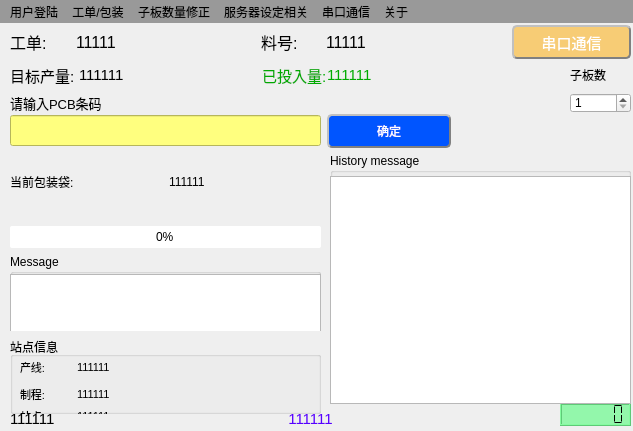
<?xml version="1.0" encoding="UTF-8"?>
<ui version="4.0">
 <class>MainWindow</class>
 <widget class="QMainWindow" name="MainWindow">
  <property name="geometry">
   <rect>
    <x>0</x>
    <y>0</y>
    <width>633</width>
    <height>431</height>
   </rect>
  </property>
  <property name="sizeIncrement">
   <size>
    <width>0</width>
    <height>0</height>
   </size>
  </property>
  <property name="windowTitle">
   <string>H16/H17 SMT Input</string>
  </property>
  <property name="layoutDirection">
   <enum>Qt::LeftToRight</enum>
  </property>
  <property name="autoFillBackground">
   <bool>false</bool>
  </property>
  <property name="styleSheet">
   <string notr="true">QPushButton {
	height: 30px;
}
QLabel[subBoard=&quot;nums&quot;] {
	font-size: 14px;
	color: red;
	align: center;
}
#lineEdit {
	height:25px;
}
</string>
  </property>
  <property name="toolButtonStyle">
   <enum>Qt::ToolButtonIconOnly</enum>
  </property>
  <property name="animated">
   <bool>true</bool>
  </property>
  <property name="dockOptions">
   <set>QMainWindow::AllowTabbedDocks|QMainWindow::AnimatedDocks</set>
  </property>
  <widget class="QWidget" name="centralwidget">
   <widget class="QLCDNumber" name="lcdNumber">
    <property name="geometry">
     <rect>
      <x>560</x>
      <y>380</y>
      <width>71</width>
      <height>23</height>
     </rect>
    </property>
    <property name="font">
     <font>
      <weight>75</weight>
      <italic>false</italic>
      <bold>true</bold>
     </font>
    </property>
    <property name="autoFillBackground">
     <bool>false</bool>
    </property>
    <property name="styleSheet">
     <string notr="true">background-color: rgba(84, 253, 124,150);
</string>
    </property>
    <property name="smallDecimalPoint">
     <bool>true</bool>
    </property>
    <property name="segmentStyle">
     <enum>QLCDNumber::Flat</enum>
    </property>
   </widget>
   <widget class="QGroupBox" name="groupBox_2">
    <property name="geometry">
     <rect>
      <x>330</x>
      <y>130</y>
      <width>301</width>
      <height>251</height>
     </rect>
    </property>
    <property name="title">
     <string>History message</string>
    </property>
    <widget class="QTextBrowser" name="textBrowser">
     <property name="geometry">
      <rect>
       <x>0</x>
       <y>23</y>
       <width>301</width>
       <height>228</height>
      </rect>
     </property>
    </widget>
   </widget>
   <widget class="QLabel" name="label_15">
    <property name="geometry">
     <rect>
      <x>10</x>
      <y>385</y>
      <width>131</width>
      <height>21</height>
     </rect>
    </property>
    <property name="font">
     <font>
      <pointsize>11</pointsize>
     </font>
    </property>
    <property name="text">
     <string>111111</string>
    </property>
   </widget>
   <widget class="QLabel" name="label_16">
    <property name="geometry">
     <rect>
      <x>200</x>
      <y>385</y>
      <width>221</width>
      <height>21</height>
     </rect>
    </property>
    <property name="sizeIncrement">
     <size>
      <width>2</width>
      <height>0</height>
     </size>
    </property>
    <property name="font">
     <font>
      <pointsize>11</pointsize>
     </font>
    </property>
    <property name="layoutDirection">
     <enum>Qt::LeftToRight</enum>
    </property>
    <property name="styleSheet">
     <string notr="true">color: rgb(85, 0, 255);</string>
    </property>
    <property name="text">
     <string notr="true" extracomment="0">111111</string>
    </property>
    <property name="alignment">
     <set>Qt::AlignCenter</set>
    </property>
   </widget>
   <widget class="QWidget" name="">
    <property name="geometry">
     <rect>
      <x>10</x>
      <y>0</y>
      <width>621</width>
      <height>38</height>
     </rect>
    </property>
    <layout class="QHBoxLayout" name="horizontalLayout" stretch="1,3,1,3,2">
     <property name="topMargin">
      <number>0</number>
     </property>
     <item>
      <widget class="QLabel" name="label_2">
       <property name="font">
        <font>
         <pointsize>12</pointsize>
        </font>
       </property>
       <property name="text">
        <string>工单: </string>
       </property>
      </widget>
     </item>
     <item>
      <widget class="QLabel" name="label_19">
       <property name="font">
        <font>
         <pointsize>12</pointsize>
        </font>
       </property>
       <property name="text">
        <string>11111</string>
       </property>
       <property name="margin">
        <number>10</number>
       </property>
      </widget>
     </item>
     <item>
      <widget class="QLabel" name="label_3">
       <property name="font">
        <font>
         <pointsize>12</pointsize>
        </font>
       </property>
       <property name="text">
        <string>料号: </string>
       </property>
       <property name="margin">
        <number>6</number>
       </property>
      </widget>
     </item>
     <item>
      <widget class="QLabel" name="label_20">
       <property name="font">
        <font>
         <pointsize>12</pointsize>
        </font>
       </property>
       <property name="text">
        <string>11111</string>
       </property>
       <property name="margin">
        <number>6</number>
       </property>
      </widget>
     </item>
     <item>
      <widget class="QPushButton" name="pushButton_2">
       <property name="font">
        <font>
         <pointsize>-1</pointsize>
         <weight>50</weight>
         <italic>false</italic>
         <bold>false</bold>
         <underline>false</underline>
         <strikeout>false</strikeout>
         <kerning>true</kerning>
        </font>
       </property>
       <property name="mouseTracking">
        <bool>false</bool>
       </property>
       <property name="acceptDrops">
        <bool>false</bool>
       </property>
       <property name="autoFillBackground">
        <bool>false</bool>
       </property>
       <property name="styleSheet">
        <string notr="true">QPushButton{font-size:15px;background-color:rgba(255, 170, 0, 130); color: white; border-radius:5px; border:2px groove gray; border-style: outset;}
QPushButton:hover{background-color:#00ff00; color: black;}
QPushButton:pressed{background-color:rgb(85, 170, 255);
    border-style: inset;}</string>
       </property>
       <property name="text">
        <string>串口通信</string>
       </property>
       <property name="autoDefault">
        <bool>false</bool>
       </property>
       <property name="default">
        <bool>false</bool>
       </property>
       <property name="flat">
        <bool>false</bool>
       </property>
      </widget>
     </item>
    </layout>
   </widget>
   <widget class="QWidget" name="">
    <property name="geometry">
     <rect>
      <x>10</x>
      <y>36</y>
      <width>621</width>
      <height>32</height>
     </rect>
    </property>
    <layout class="QHBoxLayout" name="horizontalLayout_2" stretch="1,3,1,3,1,1">
     <property name="spacing">
      <number>0</number>
     </property>
     <property name="sizeConstraint">
      <enum>QLayout::SetDefaultConstraint</enum>
     </property>
     <property name="topMargin">
      <number>0</number>
     </property>
     <item>
      <widget class="QLabel" name="label_4">
       <property name="font">
        <font>
         <pointsize>11</pointsize>
        </font>
       </property>
       <property name="text">
        <string>目标产量: </string>
       </property>
      </widget>
     </item>
     <item>
      <widget class="QLabel" name="label_17">
       <property name="font">
        <font>
         <pointsize>11</pointsize>
        </font>
       </property>
       <property name="styleSheet">
        <string notr="true"/>
       </property>
       <property name="text">
        <string>111111</string>
       </property>
      </widget>
     </item>
     <item>
      <widget class="QLabel" name="label_5">
       <property name="font">
        <font>
         <pointsize>11</pointsize>
        </font>
       </property>
       <property name="autoFillBackground">
        <bool>false</bool>
       </property>
       <property name="styleSheet">
        <string notr="true">color: rgb(0, 170, 0);</string>
       </property>
       <property name="text">
        <string>已投入量:</string>
       </property>
      </widget>
     </item>
     <item>
      <widget class="QLabel" name="label_18">
       <property name="font">
        <font>
         <pointsize>11</pointsize>
        </font>
       </property>
       <property name="autoFillBackground">
        <bool>false</bool>
       </property>
       <property name="styleSheet">
        <string notr="true">color: rgb(0, 170, 0);</string>
       </property>
       <property name="text">
        <string>111111</string>
       </property>
      </widget>
     </item>
     <item>
      <spacer name="horizontalSpacer">
       <property name="orientation">
        <enum>Qt::Horizontal</enum>
       </property>
       <property name="sizeHint" stdset="0">
        <size>
         <width>40</width>
         <height>20</height>
        </size>
       </property>
      </spacer>
     </item>
     <item>
      <widget class="QLabel" name="label_8">
       <property name="text">
        <string>子板数</string>
       </property>
       <property name="margin">
        <number>8</number>
       </property>
       <property name="subBoard" stdset="0">
        <string>nums</string>
       </property>
      </widget>
     </item>
    </layout>
   </widget>
   <widget class="QWidget" name="">
    <property name="geometry">
     <rect>
      <x>10</x>
      <y>70</y>
      <width>621</width>
      <height>20</height>
     </rect>
    </property>
    <layout class="QHBoxLayout" name="horizontalLayout_3" stretch="9,1">
     <item>
      <widget class="QLabel" name="label">
       <property name="font">
        <font>
         <pointsize>10</pointsize>
        </font>
       </property>
       <property name="text">
        <string>请输入PCB条码</string>
       </property>
      </widget>
     </item>
     <item>
      <widget class="QSpinBox" name="spinBox">
       <property name="minimum">
        <number>1</number>
       </property>
      </widget>
     </item>
    </layout>
   </widget>
   <widget class="QWidget" name="">
    <property name="geometry">
     <rect>
      <x>10</x>
      <y>90</y>
      <width>441</width>
      <height>36</height>
     </rect>
    </property>
    <layout class="QHBoxLayout" name="horizontalLayout_4" stretch="5,2">
     <item>
      <widget class="QLineEdit" name="lineEdit">
       <property name="font">
        <font>
         <pointsize>12</pointsize>
        </font>
       </property>
       <property name="styleSheet">
        <string notr="true">background-color: rgb(255, 255, 127);</string>
       </property>
       <property name="text">
        <string/>
       </property>
      </widget>
     </item>
     <item>
      <widget class="QPushButton" name="pushButton">
       <property name="font">
        <font>
         <weight>50</weight>
         <italic>false</italic>
         <bold>false</bold>
         <underline>false</underline>
         <strikeout>false</strikeout>
         <kerning>true</kerning>
        </font>
       </property>
       <property name="mouseTracking">
        <bool>false</bool>
       </property>
       <property name="acceptDrops">
        <bool>false</bool>
       </property>
       <property name="autoFillBackground">
        <bool>false</bool>
       </property>
       <property name="styleSheet">
        <string notr="true">QPushButton{background-color:#0055ff; color: white; border-radius:5px; border:2px groove gray; border-style: outset;}
QPushButton:hover{background-color:rgba(255, 170, 0, 130); color: black;}
QPushButton:pressed{background-color:rgb(85, 170, 255);
    border-style: inset;}</string>
       </property>
       <property name="text">
        <string>确定</string>
       </property>
       <property name="autoDefault">
        <bool>false</bool>
       </property>
       <property name="default">
        <bool>false</bool>
       </property>
       <property name="flat">
        <bool>false</bool>
       </property>
      </widget>
     </item>
    </layout>
   </widget>
   <widget class="QWidget" name="">
    <property name="geometry">
     <rect>
      <x>10</x>
      <y>120</y>
      <width>311</width>
      <height>271</height>
     </rect>
    </property>
    <layout class="QVBoxLayout" name="verticalLayout_2">
     <item>
      <layout class="QHBoxLayout" name="horizontalLayout_5">
       <property name="spacing">
        <number>6</number>
       </property>
       <item>
        <widget class="QLabel" name="label_7">
         <property name="font">
          <font>
           <pointsize>9</pointsize>
          </font>
         </property>
         <property name="text">
          <string>当前包装袋:</string>
         </property>
         <property name="currentPack" stdset="0">
          <string>auto1</string>
         </property>
        </widget>
       </item>
       <item>
        <widget class="QLabel" name="label_6">
         <property name="font">
          <font>
           <pointsize>9</pointsize>
          </font>
         </property>
         <property name="mouseTracking">
          <bool>true</bool>
         </property>
         <property name="styleSheet">
          <string notr="true"/>
         </property>
         <property name="text">
          <string>111111</string>
         </property>
        </widget>
       </item>
      </layout>
     </item>
     <item>
      <widget class="QProgressBar" name="progressBar">
       <property name="styleSheet">
        <string notr="true">QProgressBar {
   border-radius: 2px;
   background-color: #FFFFFF;
}
 
QProgressBar::chunk {
   border-radius: 2px;
   background-color: #55aaff;
}
 
QProgressBar {
   text-align: center;
}</string>
       </property>
       <property name="value">
        <number>0</number>
       </property>
       <property name="format">
        <string>%p%</string>
       </property>
      </widget>
     </item>
     <item>
      <widget class="QGroupBox" name="groupBox">
       <property name="title">
        <string notr="true">Message</string>
       </property>
       <widget class="QWidget" name="">
        <property name="geometry">
         <rect>
          <x>0</x>
          <y>0</y>
          <width>311</width>
          <height>111</height>
         </rect>
        </property>
        <layout class="QVBoxLayout" name="verticalLayout">
         <item>
          <widget class="QLabel" name="label_21">
           <property name="text">
            <string/>
           </property>
          </widget>
         </item>
         <item>
          <widget class="QTextBrowser" name="textBrowser_2"/>
         </item>
        </layout>
       </widget>
      </widget>
     </item>
     <item>
      <widget class="QGroupBox" name="groupBox_3">
       <property name="font">
        <font>
         <weight>50</weight>
         <bold>false</bold>
         <kerning>true</kerning>
        </font>
       </property>
       <property name="title">
        <string>站点信息</string>
       </property>
       <property name="flat">
        <bool>false</bool>
       </property>
       <widget class="QWidget" name="">
        <property name="geometry">
         <rect>
          <x>10</x>
          <y>20</y>
          <width>211</width>
          <height>21</height>
         </rect>
        </property>
        <layout class="QHBoxLayout" name="horizontalLayout_6" stretch="1,3">
         <item>
          <widget class="QLabel" name="label_9">
           <property name="font">
            <font>
             <pointsize>8</pointsize>
            </font>
           </property>
           <property name="text">
            <string>产线: </string>
           </property>
          </widget>
         </item>
         <item>
          <widget class="QLabel" name="label_12">
           <property name="font">
            <font>
             <pointsize>8</pointsize>
            </font>
           </property>
           <property name="text">
            <string>111111</string>
           </property>
          </widget>
         </item>
        </layout>
       </widget>
       <widget class="QWidget" name="">
        <property name="geometry">
         <rect>
          <x>10</x>
          <y>47</y>
          <width>211</width>
          <height>21</height>
         </rect>
        </property>
        <layout class="QHBoxLayout" name="horizontalLayout_7" stretch="1,3">
         <item>
          <widget class="QLabel" name="label_10">
           <property name="font">
            <font>
             <pointsize>8</pointsize>
            </font>
           </property>
           <property name="text">
            <string>制程: </string>
           </property>
          </widget>
         </item>
         <item>
          <widget class="QLabel" name="label_13">
           <property name="font">
            <font>
             <pointsize>8</pointsize>
            </font>
           </property>
           <property name="text">
            <string>111111</string>
           </property>
          </widget>
         </item>
        </layout>
       </widget>
       <widget class="QWidget" name="">
        <property name="geometry">
         <rect>
          <x>10</x>
          <y>69</y>
          <width>211</width>
          <height>21</height>
         </rect>
        </property>
        <layout class="QHBoxLayout" name="horizontalLayout_8" stretch="1,3">
         <item>
          <widget class="QLabel" name="label_11">
           <property name="font">
            <font>
             <pointsize>8</pointsize>
            </font>
           </property>
           <property name="text">
            <string>站点:</string>
           </property>
          </widget>
         </item>
         <item>
          <widget class="QLabel" name="label_14">
           <property name="font">
            <font>
             <pointsize>8</pointsize>
            </font>
           </property>
           <property name="text">
            <string>111111</string>
           </property>
          </widget>
         </item>
        </layout>
       </widget>
      </widget>
     </item>
    </layout>
   </widget>
  </widget>
  <widget class="QMenuBar" name="menubar">
   <property name="geometry">
    <rect>
     <x>0</x>
     <y>0</y>
     <width>633</width>
     <height>23</height>
    </rect>
   </property>
   <property name="styleSheet">
    <string notr="true">QMenuBar:item{background-color:#999999;}QMenuBar{background-color:#999999;}</string>
   </property>
   <widget class="QMenu" name="menusetting">
    <property name="title">
     <string>服务器设定相关</string>
    </property>
    <addaction name="actionurl_setting"/>
    <addaction name="actionTerminal_ID_setting"/>
    <addaction name="actionCMD_setting"/>
    <addaction name="separator"/>
   </widget>
   <widget class="QMenu" name="menuinfor">
    <property name="title">
     <string>用户登陆</string>
    </property>
    <addaction name="actionUser_Login"/>
    <addaction name="actionUser_Logoff"/>
    <addaction name="separator"/>
   </widget>
   <widget class="QMenu" name="menuWork_Order">
    <property name="title">
     <string>工单/包装</string>
    </property>
    <addaction name="actionChange_Work_Order"/>
    <addaction name="separator"/>
    <addaction name="action_2"/>
    <addaction name="separator"/>
    <addaction name="actionPCB"/>
   </widget>
   <widget class="QMenu" name="menu">
    <property name="title">
     <string>串口通信</string>
    </property>
    <addaction name="action_3"/>
    <addaction name="separator"/>
    <addaction name="action_5"/>
   </widget>
   <widget class="QMenu" name="menu_2">
    <property name="title">
     <string>子板数量修正</string>
    </property>
    <addaction name="action_6"/>
    <addaction name="action_7"/>
   </widget>
   <widget class="QMenu" name="menu_3">
    <property name="title">
     <string>关于</string>
    </property>
    <addaction name="actionFor_H26_H27_SMT"/>
    <addaction name="separator"/>
    <addaction name="actionVersion_1_0"/>
    <addaction name="action2020_6_28"/>
   </widget>
   <addaction name="menuinfor"/>
   <addaction name="menuWork_Order"/>
   <addaction name="menu_2"/>
   <addaction name="menusetting"/>
   <addaction name="menu"/>
   <addaction name="menu_3"/>
  </widget>
  <action name="actionurl_setting">
   <property name="text">
    <string>Api url setting</string>
   </property>
  </action>
  <action name="actionTerminal_ID_setting">
   <property name="text">
    <string>Terminal ID setting</string>
   </property>
  </action>
  <action name="actionCMD_setting">
   <property name="text">
    <string>CMD setting</string>
   </property>
  </action>
  <action name="actionUser_Login">
   <property name="text">
    <string>登录</string>
   </property>
  </action>
  <action name="actionChange_Work_Order">
   <property name="text">
    <string>工单设定</string>
   </property>
  </action>
  <action name="actionUser_Logoff">
   <property name="text">
    <string>退出</string>
   </property>
  </action>
  <action name="actionNew_Reel_Set">
   <property name="text">
    <string>包装袋设定</string>
   </property>
  </action>
  <action name="action_2">
   <property name="text">
    <string>包装袋设定</string>
   </property>
  </action>
  <action name="action_3">
   <property name="text">
    <string>打开</string>
   </property>
  </action>
  <action name="action_5">
   <property name="text">
    <string>关闭</string>
   </property>
  </action>
  <action name="action_6">
   <property name="text">
    <string>数量+</string>
   </property>
  </action>
  <action name="action_7">
   <property name="text">
    <string>数量-</string>
   </property>
  </action>
  <action name="actionPCB">
   <property name="text">
    <string>PCB投入</string>
   </property>
  </action>
  <action name="actionFor_H26_H27_SMT">
   <property name="text">
    <string>For H26/H27 SMT Input</string>
   </property>
  </action>
  <action name="actionVersion_1_0">
   <property name="text">
    <string>Version:1.0</string>
   </property>
  </action>
  <action name="action2020_6_28">
   <property name="text">
    <string>2020/6/28 spark</string>
   </property>
  </action>
  <action name="actionspark">
   <property name="text">
    <string>spark</string>
   </property>
  </action>
 </widget>
 <resources/>
 <connections/>
</ui>
